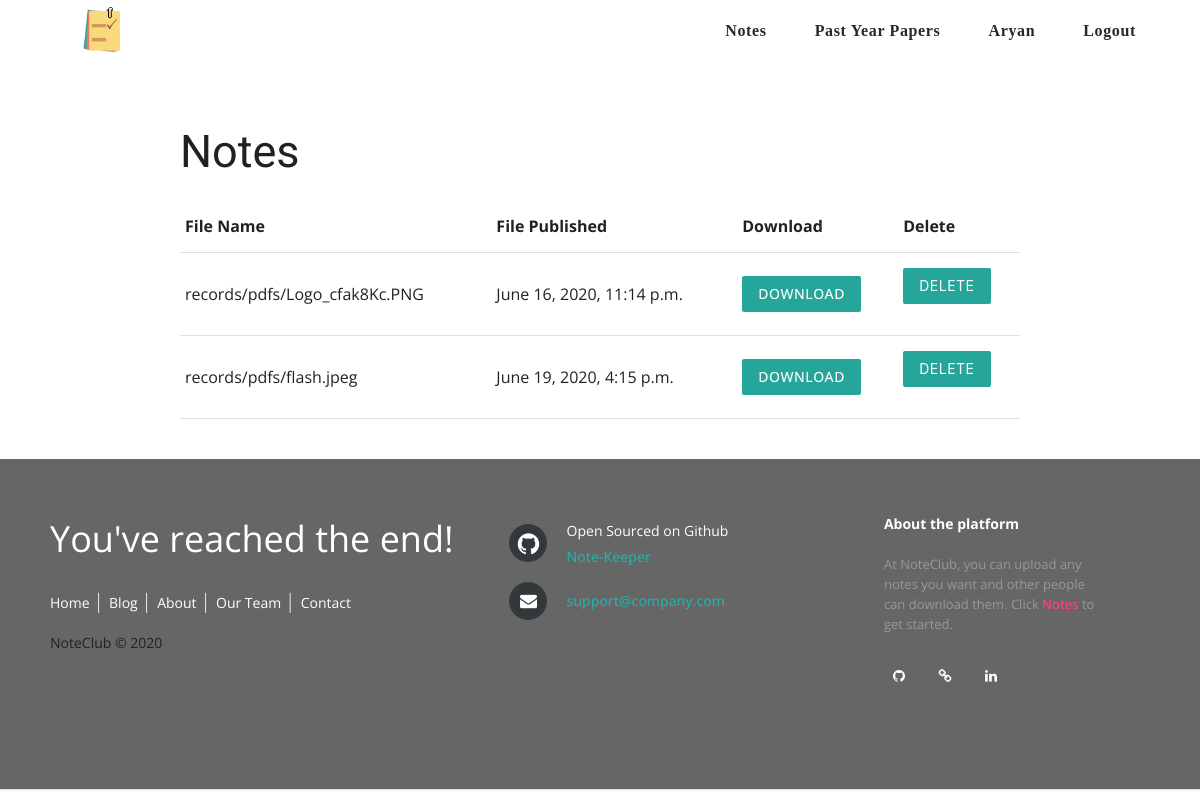
The app's page /notes/cs1-maths/notes-list/ (signed in) with its own data.
### main/models.py (models this page shows)
class Notes(models.Model):
	file_published = models.DateTimeField("date published", default = datetime.now())
	file_pdf = models.FileField(upload_to = '')
	sub_slug = models.CharField(max_length = 120)

### main/views.py (the view)
# urls.py: path('notes/<slug:slug>/notes-list/', views.notes_list, name = "notes_list"),
def notes_list(request, slug):
	slugs = {}
	slugs['slug'] = slug
	return render(request = request,
				  template_name = "main/notes_list.html",
				  context = {"notes": Notes.objects.all, "slugs": slugs})

### main/templates/main/notes_list.html (shortened to what this page needs)
{% extends 'main/header.html' %}
    {% block content %}
        <div class = "container">
            <h2>Notes</h2>
        </div>
        <div class = "container">
            <table class = "table">
                <thead>
                    <tr>
                        <th>File Name</th>
                        <th>File Published</th>
                        <th>Download</th>
                        <th>Delete</th>
                    </tr>
                </thead>
                <tbody>
                    {% for note in notes %}
                        {% if note.sub_slug == slugs.slug %}
                            <tr>
                                <td>{{ note.file_pdf.name }}</td>
                                <td>{{ note.file_published }}</td>
                                <td>
                                    <a href = "{{ note.file_pdf.url }}" class = "btn" target = "_blank">Download</a>
                                </td>
                                <td>
                                    <form method="post" action = "{% url 'main:delete_notes' slugs.slug note.pk %}">
                                        <button type = "submit" class = "btn">Delete</button>
                                    </form>
                                </td>
                            </tr>
                        {% endif %}
                    {% endfor %}
                </tbody>
            </table>
        </div>
    {% endblock %}

### main/templates/main/includes/navbar.html (shortened to what this page needs)
{% load static %}
        <header class="mdl-layout__header--transparent">
            <div class="mdl-layout__header-row">
                <span class="mdl-layout-title">
                    <a href = "/"><img class = "logo-actual" src = "{% static 'images/logo.png' %}"></a>
                </span>
                <nav class="mdl-navigation mdl-layout--large-screen-only">
                    <a class="mdl-navigation__link" href="/notes"><h6>Notes</h6></a>
                    <a class="mdl-navigation__link" href="/past-year-papers"><h6>Past Year Papers</h6></a>
                    {% if user.is_authenticated %}
                        <a class="mdl-navigation__link"><h6>{{user.username|title}}</h6></a>
                        <a class="mdl-navigation__link" href="/logout"><h6>Logout</h6></a>
                    {% else %}
                        <a class="mdl-navigation__link" href="/register"><h6>Register</h6></a>
                        <a class="mdl-navigation__link" href="/login"><h6>Sign in</h6></a>
                    {% endif %}
                </nav>
            </div>
        </header>

### main/static/main/css/random-styling.css (style rules this page uses)
.logo-actual { padding-bottom: 20px; width: 45px; }
.mdl-layout .mdl-layout__header--transparent { background-color: white; }
h6 { color: #0C090A; font-family: Gadget; font-weight: 550; padding-bottom: 10px; }

### main/static/main/css/footer.css (style rules this page uses)
* { font-family: Open Sans; }

### main/templates/main/header.html (style rules this page uses)
.mdl-layout .mdl-layout__header--transparent { background-color: white; }
h6 { padding-bottom: 10px; }
.logo-actual { padding-bottom: 5px; width: 45px; }

### records on screen
Notes: file_pdf.name "records/pdfs/Logo_cfak8Kc.PNG", file_published "June 16, 2020, 11:14 p.m."
Notes: file_pdf.name "records/pdfs/flash.jpeg", file_published "June 19, 2020, 4:15 p.m."

### other values on screen
{{ user.username|title }} "Aryan"
